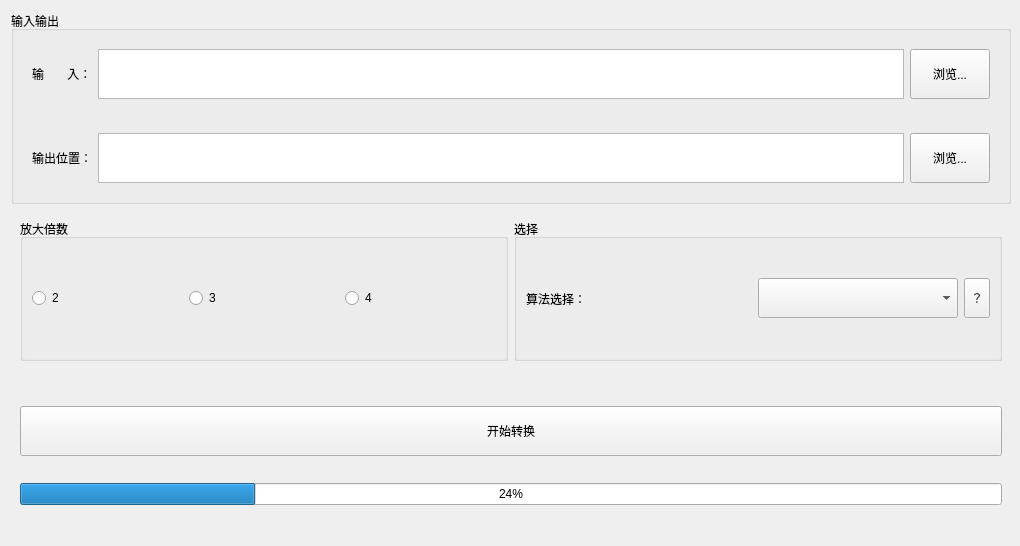
<?xml version="1.0" encoding="UTF-8"?>
<ui version="4.0">
 <class>Widget</class>
 <widget class="QWidget" name="Widget">
  <property name="geometry">
   <rect>
    <x>0</x>
    <y>0</y>
    <width>1020</width>
    <height>546</height>
   </rect>
  </property>
  <property name="minimumSize">
   <size>
    <width>500</width>
    <height>0</height>
   </size>
  </property>
  <property name="windowTitle">
   <string>Widget</string>
  </property>
  <layout class="QVBoxLayout" name="verticalLayout_3">
   <item>
    <widget class="QGroupBox" name="groupBox">
     <property name="minimumSize">
      <size>
       <width>1000</width>
       <height>0</height>
      </size>
     </property>
     <property name="styleSheet">
      <string notr="true">font: 9pt &quot;微软雅黑&quot;;</string>
     </property>
     <property name="title">
      <string>输入输出</string>
     </property>
     <layout class="QVBoxLayout" name="verticalLayout">
      <item>
       <widget class="QWidget" name="widget" native="true">
        <property name="sizePolicy">
         <sizepolicy hsizetype="Preferred" vsizetype="Preferred">
          <horstretch>0</horstretch>
          <verstretch>0</verstretch>
         </sizepolicy>
        </property>
        <property name="minimumSize">
         <size>
          <width>0</width>
          <height>68</height>
         </size>
        </property>
        <property name="maximumSize">
         <size>
          <width>10000</width>
          <height>100</height>
         </size>
        </property>
        <layout class="QGridLayout" name="gridLayout">
         <item row="0" column="0">
          <widget class="QLabel" name="label">
           <property name="minimumSize">
            <size>
             <width>0</width>
             <height>50</height>
            </size>
           </property>
           <property name="styleSheet">
            <string notr="true">font: 75 10pt &quot;微软雅黑&quot;;</string>
           </property>
           <property name="text">
            <string>输       入：</string>
           </property>
          </widget>
         </item>
         <item row="0" column="1">
          <widget class="QTextEdit" name="textEdit_in">
           <property name="sizePolicy">
            <sizepolicy hsizetype="Expanding" vsizetype="Fixed">
             <horstretch>0</horstretch>
             <verstretch>0</verstretch>
            </sizepolicy>
           </property>
           <property name="minimumSize">
            <size>
             <width>0</width>
             <height>50</height>
            </size>
           </property>
           <property name="maximumSize">
            <size>
             <width>16777215</width>
             <height>50</height>
            </size>
           </property>
          </widget>
         </item>
         <item row="0" column="2">
          <widget class="QPushButton" name="PBT_input">
           <property name="minimumSize">
            <size>
             <width>0</width>
             <height>50</height>
            </size>
           </property>
           <property name="maximumSize">
            <size>
             <width>16777215</width>
             <height>50</height>
            </size>
           </property>
           <property name="styleSheet">
            <string notr="true">font: 75 10pt &quot;微软雅黑&quot;;</string>
           </property>
           <property name="text">
            <string>浏览...</string>
           </property>
          </widget>
         </item>
        </layout>
       </widget>
      </item>
      <item>
       <spacer name="verticalSpacer">
        <property name="orientation">
         <enum>Qt::Vertical</enum>
        </property>
        <property name="sizeType">
         <enum>QSizePolicy::Fixed</enum>
        </property>
        <property name="sizeHint" stdset="0">
         <size>
          <width>20</width>
          <height>10</height>
         </size>
        </property>
       </spacer>
      </item>
      <item>
       <widget class="QWidget" name="widget_5" native="true">
        <property name="sizePolicy">
         <sizepolicy hsizetype="Preferred" vsizetype="Preferred">
          <horstretch>0</horstretch>
          <verstretch>0</verstretch>
         </sizepolicy>
        </property>
        <property name="minimumSize">
         <size>
          <width>0</width>
          <height>68</height>
         </size>
        </property>
        <property name="maximumSize">
         <size>
          <width>10000</width>
          <height>1000</height>
         </size>
        </property>
        <layout class="QHBoxLayout" name="horizontalLayout_5">
         <item>
          <widget class="QLabel" name="label_5">
           <property name="minimumSize">
            <size>
             <width>0</width>
             <height>50</height>
            </size>
           </property>
           <property name="maximumSize">
            <size>
             <width>16777215</width>
             <height>50</height>
            </size>
           </property>
           <property name="styleSheet">
            <string notr="true">font: 75 10pt &quot;微软雅黑&quot;;
</string>
           </property>
           <property name="text">
            <string>输出位置：</string>
           </property>
          </widget>
         </item>
         <item>
          <widget class="QTextEdit" name="textEdit_out">
           <property name="sizePolicy">
            <sizepolicy hsizetype="Expanding" vsizetype="Fixed">
             <horstretch>0</horstretch>
             <verstretch>0</verstretch>
            </sizepolicy>
           </property>
           <property name="minimumSize">
            <size>
             <width>100</width>
             <height>50</height>
            </size>
           </property>
           <property name="maximumSize">
            <size>
             <width>16777215</width>
             <height>50</height>
            </size>
           </property>
          </widget>
         </item>
         <item>
          <widget class="QPushButton" name="PBT_output">
           <property name="minimumSize">
            <size>
             <width>0</width>
             <height>50</height>
            </size>
           </property>
           <property name="styleSheet">
            <string notr="true">font: 75 10pt &quot;微软雅黑&quot;;</string>
           </property>
           <property name="text">
            <string>浏览...</string>
           </property>
          </widget>
         </item>
        </layout>
       </widget>
      </item>
     </layout>
    </widget>
   </item>
   <item>
    <widget class="QWidget" name="widget_2" native="true">
     <property name="minimumSize">
      <size>
       <width>1000</width>
       <height>130</height>
      </size>
     </property>
     <layout class="QHBoxLayout" name="horizontalLayout_3">
      <item>
       <widget class="QGroupBox" name="groupBox_2">
        <property name="minimumSize">
         <size>
          <width>400</width>
          <height>120</height>
         </size>
        </property>
        <property name="styleSheet">
         <string notr="true">font: 9pt &quot;微软雅黑&quot;;</string>
        </property>
        <property name="title">
         <string>放大倍数</string>
        </property>
        <layout class="QHBoxLayout" name="horizontalLayout_2">
         <item>
          <widget class="QRadioButton" name="radioButton">
           <property name="styleSheet">
            <string notr="true">font: 10pt &quot;微软雅黑&quot;;</string>
           </property>
           <property name="text">
            <string>2</string>
           </property>
          </widget>
         </item>
         <item>
          <widget class="QRadioButton" name="radioButton_2">
           <property name="styleSheet">
            <string notr="true">font: 10pt &quot;微软雅黑&quot;;</string>
           </property>
           <property name="text">
            <string>3</string>
           </property>
          </widget>
         </item>
         <item>
          <widget class="QRadioButton" name="radioButton_3">
           <property name="styleSheet">
            <string notr="true">font: 10pt &quot;微软雅黑&quot;;</string>
           </property>
           <property name="text">
            <string>4</string>
           </property>
          </widget>
         </item>
        </layout>
       </widget>
      </item>
      <item>
       <widget class="QGroupBox" name="groupBox_3">
        <property name="minimumSize">
         <size>
          <width>400</width>
          <height>120</height>
         </size>
        </property>
        <property name="styleSheet">
         <string notr="true">font: 9pt &quot;微软雅黑&quot;;</string>
        </property>
        <property name="title">
         <string>选择</string>
        </property>
        <layout class="QHBoxLayout" name="horizontalLayout">
         <item>
          <widget class="QLabel" name="label_4">
           <property name="styleSheet">
            <string notr="true">font: 75 10pt &quot;微软雅黑&quot;;</string>
           </property>
           <property name="text">
            <string>算法选择：</string>
           </property>
          </widget>
         </item>
         <item>
          <widget class="QComboBox" name="comboBox">
           <property name="sizePolicy">
            <sizepolicy hsizetype="Fixed" vsizetype="Fixed">
             <horstretch>0</horstretch>
             <verstretch>0</verstretch>
            </sizepolicy>
           </property>
           <property name="minimumSize">
            <size>
             <width>200</width>
             <height>40</height>
            </size>
           </property>
          </widget>
         </item>
         <item>
          <widget class="QToolButton" name="toolButton">
           <property name="minimumSize">
            <size>
             <width>0</width>
             <height>40</height>
            </size>
           </property>
           <property name="text">
            <string>？</string>
           </property>
          </widget>
         </item>
        </layout>
       </widget>
      </item>
     </layout>
    </widget>
   </item>
   <item>
    <widget class="QWidget" name="widget_3" native="true">
     <property name="minimumSize">
      <size>
       <width>1000</width>
       <height>0</height>
      </size>
     </property>
     <layout class="QVBoxLayout" name="verticalLayout_2">
      <item>
       <widget class="QPushButton" name="PBT_start">
        <property name="sizePolicy">
         <sizepolicy hsizetype="Preferred" vsizetype="Fixed">
          <horstretch>0</horstretch>
          <verstretch>0</verstretch>
         </sizepolicy>
        </property>
        <property name="minimumSize">
         <size>
          <width>800</width>
          <height>50</height>
         </size>
        </property>
        <property name="styleSheet">
         <string notr="true">font: 75 10pt &quot;微软雅黑&quot;;</string>
        </property>
        <property name="text">
         <string>开始转换</string>
        </property>
       </widget>
      </item>
      <item>
       <widget class="QProgressBar" name="progressBar">
        <property name="sizePolicy">
         <sizepolicy hsizetype="Preferred" vsizetype="Fixed">
          <horstretch>0</horstretch>
          <verstretch>0</verstretch>
         </sizepolicy>
        </property>
        <property name="minimumSize">
         <size>
          <width>800</width>
          <height>0</height>
         </size>
        </property>
        <property name="value">
         <number>24</number>
        </property>
       </widget>
      </item>
     </layout>
    </widget>
   </item>
  </layout>
 </widget>
 <tabstops>
  <tabstop>PBT_input</tabstop>
 </tabstops>
 <resources/>
 <connections/>
</ui>
